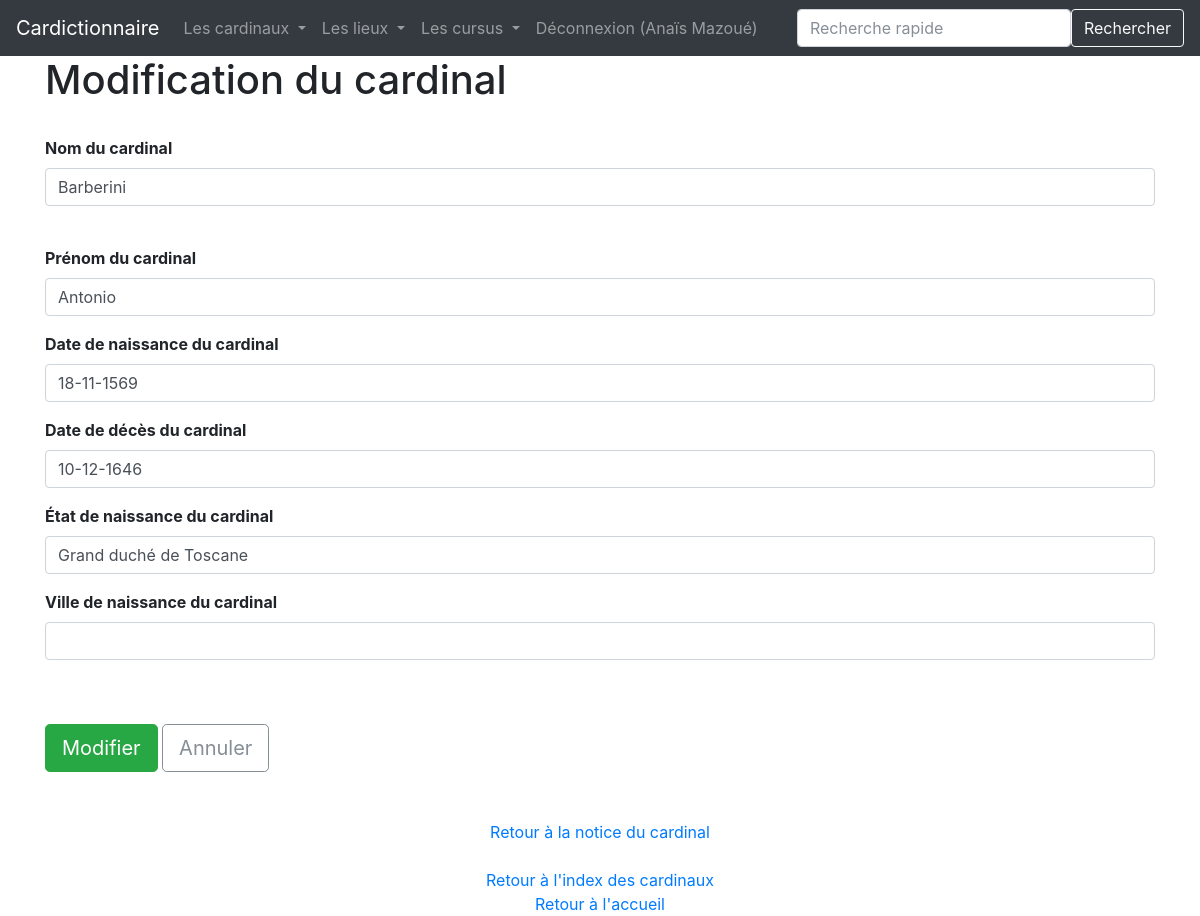
/cardinal/1/update (signed in), run on the app's committed database.
### app/modeles/utilisateurs.py (models this page shows, shortened)
class User(UserMixin, db.Model):
    user_id = db.Column(db.Integer, unique=True, nullable=False, primary_key=True, autoincrement=True)
    user_nom = db.Column(db.Text, nullable=False)
    user_login = db.Column(db.String(45), nullable=False, unique=True)
    user_email = db.Column(db.Text, nullable=False)
    user_password = db.Column(db.String(100), nullable=False)
    authorships = db.relationship("Authorship", back_populates="user")

### app/modeles/donnees.py (models this page shows, shortened)
class Cardinal(db.Model):
    __tablename__ = "cardinal"
    cardinal_id = db.Column(db.Integer, unique=True, nullable=False, primary_key=True, autoincrement=True)
    cardinal_nom = db.Column(db.Text, nullable=False)
    cardinal_prenom = db.Column(db.Text)
    cardinal_date_naissance = db.Column(db.Text)
    cardinal_date_deces = db.Column(db.Text)
    cardinal_pays_naissance = db.Column(db.Text)
    cardinal_ville_naissance = db.Column(db.Text)
    etudes = db.relationship("Etudes", back_populates="cardinal")
    mission = db.relationship("Mission", back_populates="cardinal")
    authorships = db.relationship("Authorship", back_populates="cardinal")

### app/routes/generic.py (the view, shortened to what this page needs)
@app.route("/cardinal/<int:cardinal_id>/update", methods=["GET", "POST"])
@login_required
def cardinal_update(cardinal_id):
    new_cardinal = Cardinal.query.get_or_404(cardinal_id)
    erreurs = []
    updated = False
    return render_template(
        "pages/cardinal_update.html",
        cardinal=new_cardinal,
        erreurs=erreurs,
        updated=updated
    )

### app/modeles/utilisateurs.py (called while the page is built)
@login.user_loader
def trouver_utilisateur_via_id(identifiant):
    return User.query.get(int(identifiant))

### app/templates/pages/cardinal_update.html (shortened to what this page needs)
{% extends "conteneur.html" %}
{% block corps %}
    <h1>Modification du cardinal</h1>
    <br>
    {% if cardinal %}
        <form method="POST">
            <div class="mb-3">
                <label for="cardinal_nom" class="form-label"><b>Nom du cardinal</b></label>
                <input type="text" class="form-control" id="cardinal_nom" name="cardinal_nom" value="{{cardinal.cardinal_nom}}"/>
            </div>
            <br>
            <div class="mb-3">
                <label for="cardinal_prenom" class="form-label"><b>Prénom du cardinal</b></label>
                <input type="text" class="form-control" id="cardinal_prenom" name="cardinal_prenom" value="{{cardinal.cardinal_prenom}}"/>
            </div>
            <div class="mb-3">
                <label for="cardinal_date_naissance" class="form-label"><b>Date de naissance du cardinal</b></label>
                <input type="text" class="form-control" id="cardinal_date_naissance" name="cardinal_date_naissance" value="{{cardinal.cardinal_date_naissance}}"/>
            </div>
            <div class="mb-3">
                <label for="cardinal_date_deces" class="form-label"><b>Date de décès du cardinal</b></label>
                <input type="text" class="form-control" id="cardinal_date_deces" name="cardinal_date_deces" value="{{cardinal.cardinal_date_deces}}"/>
            </div>
            <div class="mb-3">
                <label for="cardinal_pays_naissance" class="form-label"><b>État de naissance du cardinal</b></label>
                <input type="text" class="form-control" id="cardinal_pays_naissance" name="cardinal_pays_naissance" value="{{cardinal.cardinal_pays_naissance}}"/>
            </div>
            <div class="mb-3">
                <label for="cardinal_ville_naissance" class="form-label"><b>Ville de naissance du cardinal</b></label>
                <input type="text" class="form-control" id="cardinal_ville_naissance" name="cardinal_ville_naissance" value="{{cardinal.cardinal_villee_naissance}}"/>
            </div>
            <br>
            <br>
            <button class="btn btn-success btn-lg" type="submit">Modifier</button>
            <a href="{{url_for('cardinal', cardinal_id=cardinal.cardinal_id)}}" class="btn btn-outline-secondary btn-lg">Annuler</a>
        </form>
        <br>
        <br>
    {% endif %}
    <div align="center">
        <a href="{{url_for('cardinal', cardinal_id=cardinal.cardinal_id)}}">Retour à la notice du cardinal</a>
        <br>
        <br>
        <a href="{{url_for('index_cardinaux')}}">Retour à l'index des cardinaux</a>
        <br>
        <a href="{{url_for('accueil')}}">Retour à l'accueil</a>
    </div>
{% endblock %}

### app/templates/conteneur.html (shortened to what this page needs)
<!DOCTYPE html>
<html lang="fr">
<head>
    {% include "partials/css.html" %}
</head>
<body>
<nav class="navbar navbar-expand-lg navbar-dark bg-dark">
  <a class="navbar-brand" href="{{url_for('accueil')}}">Cardictionnaire</a>
<div class="collapse navbar-collapse" id="navbarSupportedContent">
    <ul class="navbar-nav mr-auto">
      <li class="nav-item dropdown text-white">
        <a class="nav-link dropdown-toggle" href="{{url_for('index_cardinaux')}}" id="navbarDropdown" role="button" data-toggle="dropdown" aria-haspopup="true" aria-expanded="false">
          Les cardinaux
        </a>
      </li>
      <li class="nav-item dropdown text-white">
        <a class="nav-link dropdown-toggle" href="#" id="navbarDropdown" role="button" data-toggle="dropdown" aria-haspopup="true" aria-expanded="false">
          Les lieux
        </a>
      </li>
      <li class="nav-item dropdown text-white">
        <a class="nav-link dropdown-toggle" href="{{url_for('index_formations')}}" id="navbarDropdown" role="button" data-toggle="dropdown" aria-haspopup="true" aria-expanded="false">
          Les cursus
        </a>
      </li>
        {% if not current_user.is_authenticated %}
        <li class="nav-item">
            <a class="nav-link" href="{{url_for('inscription')}}">Inscription</a>
        </li>
        <li class="nav-item">
            <a class="nav-link" href="{{url_for('connexion')}}">Connexion</a>
        </li>
        {% else %}
        <li class="nav-item">
            <a class="nav-link" href="{{url_for('deconnexion')}}">Déconnexion ({{current_user.user_nom}})</a>
        </li>
        {% endif %}
    </ul>
    <form class="form-inline" action="{{url_for('recherche')}}" method="GET">
        <input class="form-control" name="keyword" type="search" placeholder="Recherche rapide" aria-label="Recherche">
        <button class="btn btn-outline-light" type="submit">Rechercher</button>
    </form>
</div>
</nav>
<div class="container">
    <div class="row">
        <div class="col">
            {% block corps %}{% endblock %}
        </div>
    </div>
</div>
</body>
</html>

### data on the page
User: user_nom "Anaïs Mazoué"
Cardinal: cardinal_nom "Barberini", cardinal_prenom "Antonio", cardinal_date_naissance "18-11-1569", cardinal_date_deces "10-12-1646", cardinal_pays_naissance "Grand duché de Toscane"
